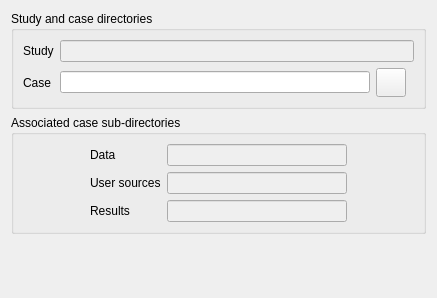
<?xml version="1.0" encoding="UTF-8"?>
<ui version="4.0">
 <class>IdentityAndPathesForm</class>
 <widget class="QWidget" name="IdentityAndPathesForm">
  <property name="geometry">
   <rect>
    <x>0</x>
    <y>0</y>
    <width>437</width>
    <height>298</height>
   </rect>
  </property>
  <property name="windowTitle">
   <string>Form</string>
  </property>
  <layout class="QGridLayout">
   <item row="0" column="0">
    <widget class="QGroupBox" name="groupBox">
     <property name="toolTip">
      <string>&lt;html&gt;&lt;head/&gt;&lt;body&gt;&lt;p&gt;&lt;span style=&quot; font-size:9pt;&quot;&gt;Define the case directory. Please give the absolute path of the case directory or use the dialog box.&lt;/span&gt;&lt;/p&gt;&lt;/body&gt;&lt;/html&gt;</string>
     </property>
     <property name="title">
      <string>Study and case directories</string>
     </property>
     <layout class="QGridLayout">
      <item row="1" column="0">
       <layout class="QGridLayout" name="gridLayout">
        <item row="1" column="3">
         <spacer>
          <property name="orientation">
           <enum>Qt::Horizontal</enum>
          </property>
          <property name="sizeHint" stdset="0">
           <size>
            <width>16</width>
            <height>22</height>
           </size>
          </property>
         </spacer>
        </item>
        <item row="1" column="2">
         <widget class="QToolButton" name="toolButton">
          <property name="toolTip">
           <string>&lt;html&gt;&lt;head/&gt;&lt;body&gt;&lt;p&gt;&lt;span style=&quot; font-size:9pt;&quot;&gt;Define the case directory. Please give the absolute path of the case directory or use the dialog box.&lt;/span&gt;&lt;/p&gt;&lt;/body&gt;&lt;/html&gt;</string>
          </property>
          <property name="statusTip">
           <string>Select the case directory</string>
          </property>
          <property name="text">
           <string/>
          </property>
          <property name="icon">
           <iconset resource="resources_pages.qrc">
            <normaloff>:/new/prefix1/data/icons/22x22/folder-open.png</normaloff>:/new/prefix1/data/icons/22x22/folder-open.png</iconset>
          </property>
          <property name="iconSize">
           <size>
            <width>22</width>
            <height>22</height>
           </size>
          </property>
          <property name="shortcut">
           <string>Ctrl+S</string>
          </property>
         </widget>
        </item>
        <item row="1" column="1">
         <widget class="QLineEdit" name="lineEditCasePath">
          <property name="minimumSize">
           <size>
            <width>310</width>
            <height>0</height>
           </size>
          </property>
          <property name="toolTip">
           <string>&lt;html&gt;&lt;head/&gt;&lt;body&gt;&lt;p&gt;&lt;span style=&quot; font-size:9pt;&quot;&gt;Define the case directory. Please give the absolute path of the case directory or use the dialog box.&lt;/span&gt;&lt;/p&gt;&lt;/body&gt;&lt;/html&gt;</string>
          </property>
          <property name="statusTip">
           <string>Please give the absolute path of the case directory or use the dialog box.</string>
          </property>
         </widget>
        </item>
        <item row="1" column="0">
         <widget class="QLabel" name="labelCase">
          <property name="text">
           <string>Case</string>
          </property>
         </widget>
        </item>
        <item row="0" column="0">
         <widget class="QLabel" name="labelStudy">
          <property name="text">
           <string>Study</string>
          </property>
         </widget>
        </item>
        <item row="0" column="1" colspan="3">
         <widget class="QLineEdit" name="lineEditStudyPath">
          <property name="enabled">
           <bool>false</bool>
          </property>
         </widget>
        </item>
       </layout>
      </item>
     </layout>
    </widget>
   </item>
   <item row="1" column="0">
    <widget class="QGroupBox" name="groupBox_2">
     <property name="toolTip">
      <string>&lt;html&gt;&lt;head/&gt;&lt;body&gt;&lt;p&gt;&lt;span style=&quot; font-size:9pt;&quot;&gt;Associated sub-directories of the case. This is filled automatically.&lt;/span&gt;&lt;/p&gt;&lt;/body&gt;&lt;/html&gt;</string>
     </property>
     <property name="title">
      <string>Associated case sub-directories</string>
     </property>
     <layout class="QGridLayout">
      <item row="0" column="0">
       <layout class="QHBoxLayout">
        <item>
         <spacer>
          <property name="orientation">
           <enum>Qt::Horizontal</enum>
          </property>
          <property name="sizeHint" stdset="0">
           <size>
            <width>16</width>
            <height>22</height>
           </size>
          </property>
         </spacer>
        </item>
        <item>
         <layout class="QGridLayout">
          <item row="2" column="1">
           <widget class="QLineEdit" name="lineEditResults">
            <property name="enabled">
             <bool>false</bool>
            </property>
            <property name="minimumSize">
             <size>
              <width>180</width>
              <height>0</height>
             </size>
            </property>
            <property name="toolTip">
             <string>&lt;html&gt;&lt;head/&gt;&lt;body&gt;&lt;p&gt;&lt;span style=&quot; font-size:9pt;&quot;&gt;The RESULTS directory contains the results of the computations.&lt;/span&gt;&lt;/p&gt;&lt;/body&gt;&lt;/html&gt;</string>
            </property>
            <property name="readOnly">
             <bool>true</bool>
            </property>
           </widget>
          </item>
          <item row="0" column="1">
           <widget class="QLineEdit" name="lineEditData">
            <property name="enabled">
             <bool>false</bool>
            </property>
            <property name="minimumSize">
             <size>
              <width>180</width>
              <height>0</height>
             </size>
            </property>
            <property name="toolTip">
             <string>&lt;html&gt;&lt;head/&gt;&lt;body&gt;&lt;p&gt;&lt;span style=&quot; font-size:9pt;&quot;&gt;The DATA directory contains the xml file and the SaturneGui python script to launch the GUI.&lt;/span&gt;&lt;/p&gt;&lt;/body&gt;&lt;/html&gt;</string>
            </property>
            <property name="readOnly">
             <bool>true</bool>
            </property>
           </widget>
          </item>
          <item row="0" column="0">
           <widget class="QLabel" name="label_1">
            <property name="toolTip">
             <string>&lt;html&gt;&lt;head/&gt;&lt;body&gt;&lt;p&gt;&lt;span style=&quot; font-size:9pt;&quot;&gt;The DATA directory contains the xml file and the SaturneGui python script to launch the GUI.&lt;/span&gt;&lt;/p&gt;&lt;/body&gt;&lt;/html&gt;</string>
            </property>
            <property name="text">
             <string>Data</string>
            </property>
           </widget>
          </item>
          <item row="2" column="0">
           <widget class="QLabel" name="label_2">
            <property name="toolTip">
             <string>&lt;html&gt;&lt;head/&gt;&lt;body&gt;&lt;p&gt;&lt;span style=&quot; font-size:9pt;&quot;&gt;The RESULTS directory contains the results of the computations.&lt;/span&gt;&lt;/p&gt;&lt;/body&gt;&lt;/html&gt;</string>
            </property>
            <property name="text">
             <string>Results</string>
            </property>
           </widget>
          </item>
          <item row="1" column="1">
           <widget class="QLineEdit" name="lineEditUserSrc">
            <property name="enabled">
             <bool>false</bool>
            </property>
            <property name="minimumSize">
             <size>
              <width>180</width>
              <height>0</height>
             </size>
            </property>
            <property name="toolTip">
             <string>&lt;html&gt;&lt;head/&gt;&lt;body&gt;&lt;p&gt;&lt;span style=&quot; font-size:9pt;&quot;&gt;The SRC directories contains user-defined functions used for advanced or non-standard computation setup.&lt;/span&gt;&lt;/p&gt;&lt;/body&gt;&lt;/html&gt;</string>
            </property>
            <property name="readOnly">
             <bool>true</bool>
            </property>
           </widget>
          </item>
          <item row="1" column="0">
           <widget class="QLabel" name="label_3">
            <property name="toolTip">
             <string>&lt;html&gt;&lt;head/&gt;&lt;body&gt;&lt;p&gt;&lt;span style=&quot; font-size:9pt;&quot;&gt;The SRC directories contains user-defined functionss used for advanced or non-standard computation setup.&lt;/span&gt;&lt;/p&gt;&lt;/body&gt;&lt;/html&gt;</string>
            </property>
            <property name="text">
             <string>User sources</string>
            </property>
           </widget>
          </item>
         </layout>
        </item>
        <item>
         <spacer>
          <property name="orientation">
           <enum>Qt::Horizontal</enum>
          </property>
          <property name="sizeHint" stdset="0">
           <size>
            <width>16</width>
            <height>22</height>
           </size>
          </property>
         </spacer>
        </item>
       </layout>
      </item>
     </layout>
    </widget>
   </item>
   <item row="2" column="0">
    <spacer>
     <property name="orientation">
      <enum>Qt::Vertical</enum>
     </property>
     <property name="sizeHint" stdset="0">
      <size>
       <width>20</width>
       <height>20</height>
      </size>
     </property>
    </spacer>
   </item>
  </layout>
 </widget>
 <resources>
  <include location="resources_pages.qrc"/>
 </resources>
 <connections/>
</ui>
